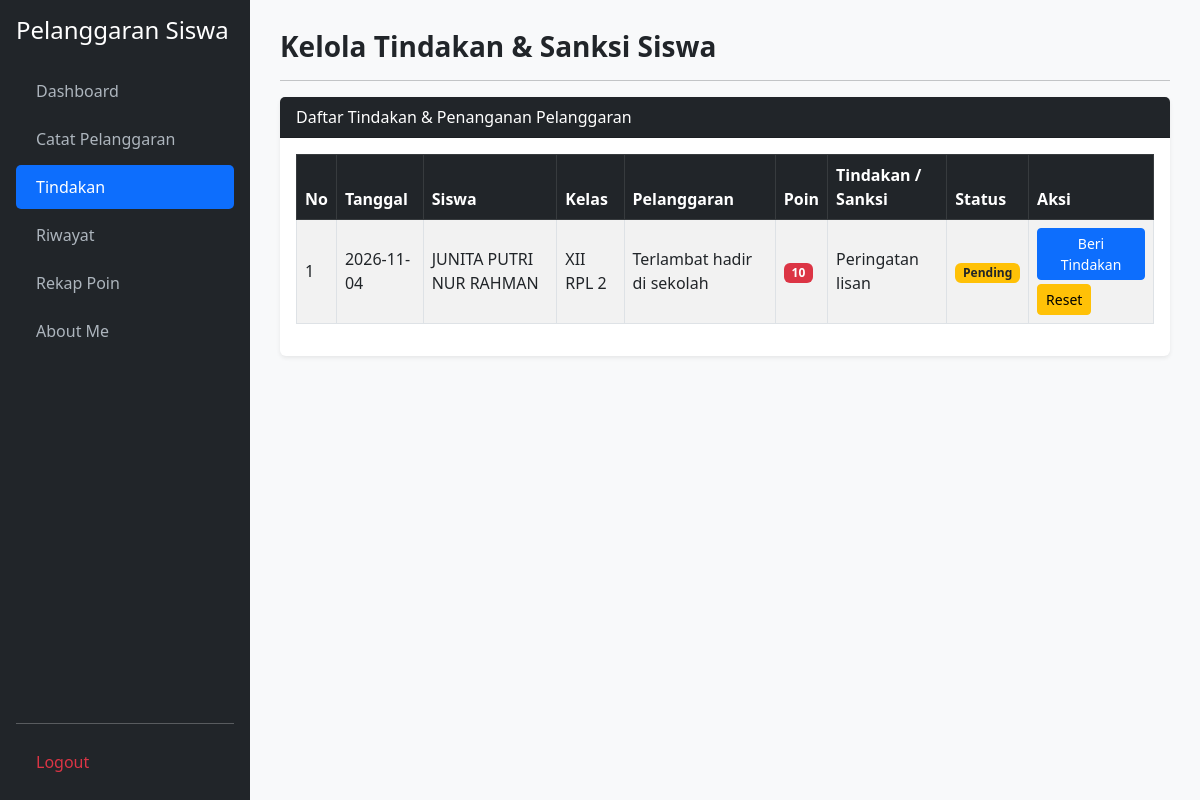
Before: /tindakan.php with the older database file.
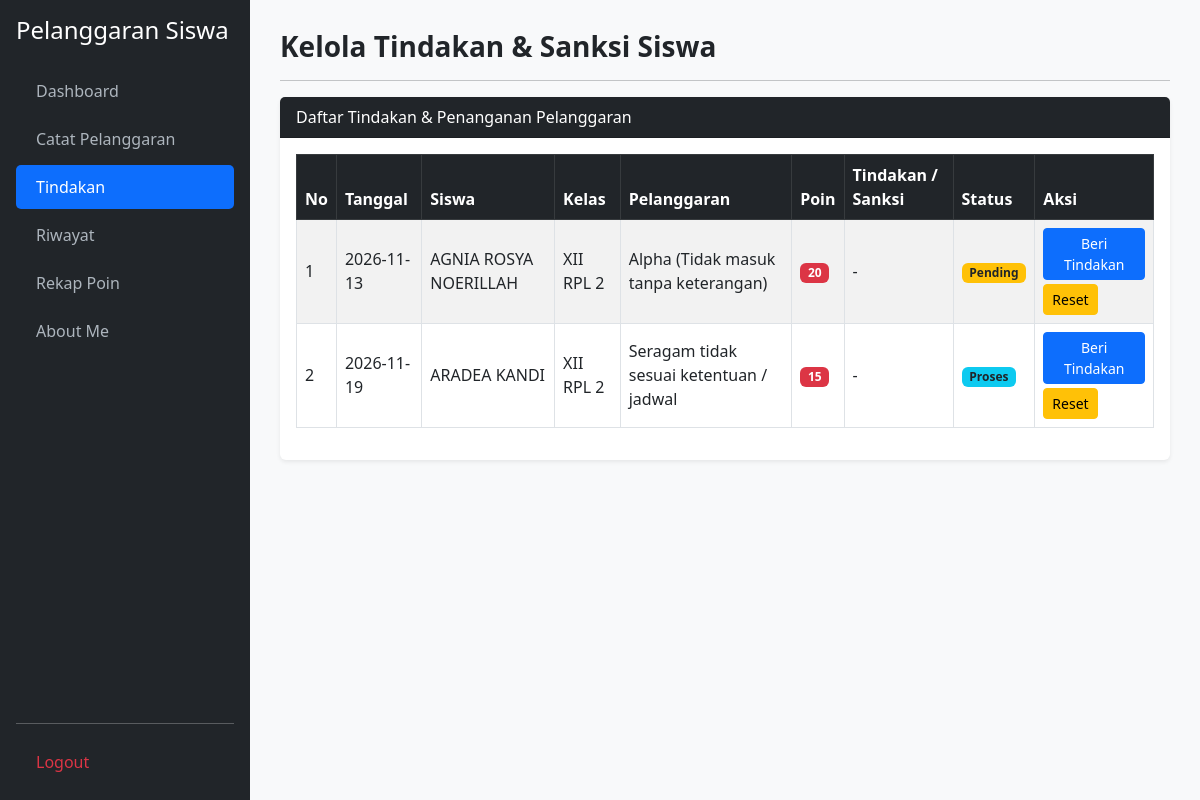
After: the same page with the newer database file.
### tables this page shows
CREATE TABLE `t_pelanggaran_siswa` (
  `id` int(11) NOT NULL,
  `tahun_ajaran_id` int(11) NOT NULL,
  `siswa_id` int(11) NOT NULL,
  `nama_siswa` varchar(150) DEFAULT NULL,
  `kelas_id` int(11) NOT NULL,
  `nama_kelas` varchar(100) DEFAULT NULL,
  `pelanggaran_id` int(11) NOT NULL,
  `nama_pelanggaran` varchar(150) DEFAULT NULL,
  `pelanggaran_kategori_id` int(11) NOT NULL,
  `guru_id` int(11) NOT NULL,
  `nama_guru` varchar(150) DEFAULT NULL,
  `tanggal` date NOT NULL,
  `keterangan` text DEFAULT NULL,
  `poin` int(11) DEFAULT NULL,
  `tindakan` text DEFAULT NULL,
  `status` varchar(30) DEFAULT NULL,
  `created_at` timestamp NULL DEFAULT NULL,
  `updated_at` timestamp NULL DEFAULT NULL
);

### tindakan.php (the view, shortened to what this page needs)
<?php
require_once 'koneksi.php';
function e($val) {
    return htmlspecialchars((string)($val ?? ''), ENT_QUOTES, 'UTF-8');
}
$query = mysqli_query($koneksi, "SELECT * FROM t_pelanggaran_siswa WHERE status IS NULL OR status != 'Selesai' ORDER BY id DESC");
?>
<!DOCTYPE html>
<html lang="id">
<head>
<link href="https://cdn.jsdelivr.net/npm/bootstrap@5.3.0/dist/css/bootstrap.min.css" rel="stylesheet">
<link href="https://cdn.datatables.net/2.3.4/css/dataTables.bootstrap5.min.css" rel="stylesheet">
</head>
<body>
<div class="sidebar d-flex flex-column p-3">
<h4 class="text-white mb-4">Pelanggaran Siswa</h4>
<ul class="nav nav-pills flex-column mb-auto">
<li class="nav-item mb-1"><a href="dashboard.php">Dashboard</a></li>
<li class="nav-item mb-1"><a href="catat_pelanggaran.php">Catat Pelanggaran</a></li>
<li class="nav-item mb-1"><a href="tindakan.php" class="active">Tindakan</a></li>
<li class="nav-item mb-1"><a href="riwayat.php">Riwayat</a></li>
<li class="nav-item mb-1"><a href="rekap_poin.php">Rekap Poin</a></li>
<li class="nav-item mb-1"><a href="about_me.php">About Me</a></li>
</ul>
<hr>
<a href="logout.php" class="text-danger" onclick="return confirm('Yakin ingin keluar?')">Logout</a>
</div>
<div class="main">
<h3 class="fw-bold mb-3">Kelola Tindakan & Sanksi Siswa</h3>
<hr>
<div class="card border-0 shadow-sm">
<div class="card-header bg-dark text-white">
Daftar Tindakan & Penanganan Pelanggaran
</div>
<div class="card-body">
<div class="table-responsive">
<table id="tabelTindakan" class="table table-bordered table-striped align-middle w-100">
<thead class="table-dark">
<tr>
<th>No</th>
<th>Tanggal</th>
<th>Siswa</th>
<th>Kelas</th>
<th>Pelanggaran</th>
<th>Poin</th>
<th>Tindakan / Sanksi</th>
<th>Status</th>
<th>Aksi</th>
</tr>
</thead>
<tbody>
<?php
$no=1;
while ($row=mysqli_fetch_assoc($query)):
$id=(int)$row['id'];
$status=$row['status']??'Pending';
$bg=match($status){
'Selesai'=>'success',
'Proses'=>'info text-dark',
default=>'warning text-dark'
};
?>
<tr>
<td><?= $no++ ?></td>
<td><?= e($row['tanggal']) ?></td>
<td><?= e($row['nama_siswa']) ?></td>
<td><?= e($row['nama_kelas']) ?></td>
<td><?= e($row['nama_pelanggaran']) ?></td>
<td><span class="badge bg-danger"><?= e($row['poin']) ?></span></td>
<td>
<?= !empty($row['tindakan'])?e($row['tindakan']):'<span class="text-muted fst-italic">Belum ada tindakan</span>' ?>
</td>
<td><span class="badge bg-<?= $bg ?>"><?= e($status) ?></span></td>
<td>
<button type="button" class="btn btn-primary btn-sm"
data-bs-toggle="modal"
data-bs-target="#modalTindakan<?= $id ?>">
Beri Tindakan
</button>
<?php if (!empty($row['tindakan'])): ?>
<a href="tindakan.php?reset=<?= $id ?>"
class="btn btn-warning btn-sm mt-1"
onclick="return confirm('Reset tindakan ini?')">Reset</a>
<?php endif; ?>
</td>
</tr>
<?php endwhile; ?>
</tbody>
</table>
</div>
</div>
</div>
</div>
</body>
</html>

Changed rows visible on the page:
removed t_pelanggaran_siswa: tanggal "2026-11-04", nama_siswa "JUNITA PUTRI NUR RAHMAN", nama_kelas "XII RPL 2", nama_pelanggaran "Terlambat hadir di sekolah", poin "10", tindakan "Peringatan lisan", status "Pending"
added t_pelanggaran_siswa: tanggal "2026-11-13", nama_siswa "AGNIA ROSYA NOERILLAH", nama_kelas "XII RPL 2", nama_pelanggaran "Alpha (Tidak masuk tanpa keterangan)", poin "20", tindakan "-", status "Pending"
added t_pelanggaran_siswa: tanggal "2026-11-19", nama_siswa "ARADEA KANDI", nama_kelas "XII RPL 2", nama_pelanggaran "Seragam tidak sesuai ketentuan / jadwal", poin "15", tindakan "-", status "Proses"
